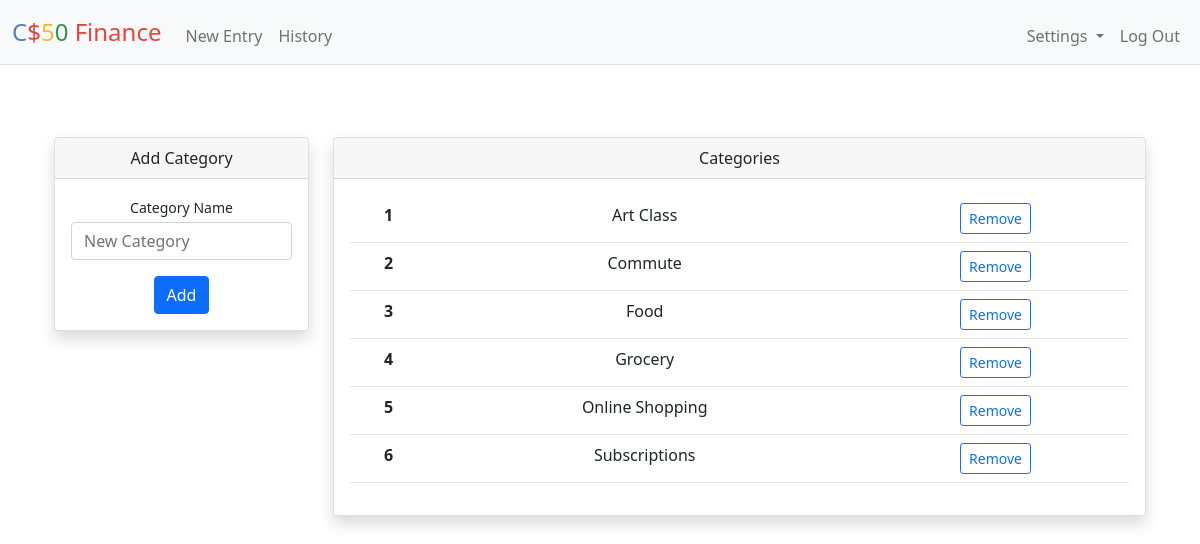
/personal (signed in), run on an earlier commit of the app's database.
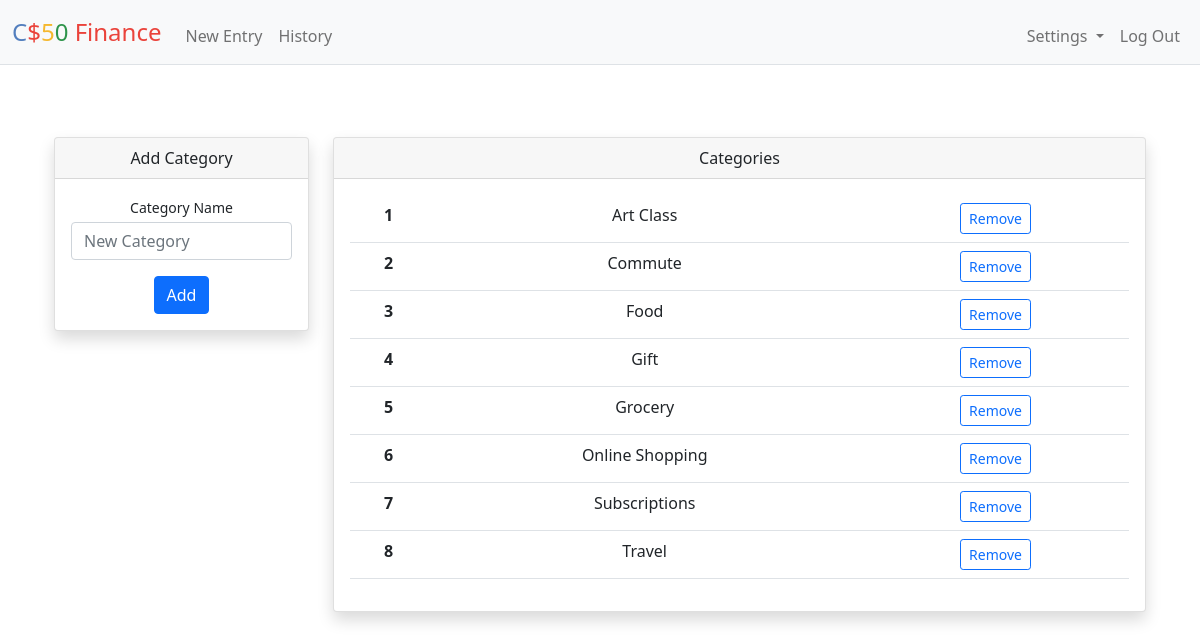
And on a later commit of the database.
### tables this page shows
CREATE TABLE categories (
    id INTEGER PRIMARY KEY AUTOINCREMENT NOT NULL,
    category TEXT NOT NULL,
    user_id INTEGER NOT NULL,
    FOREIGN KEY (user_id) REFERENCES users (id)
);

### app.py (the view)
@app.route("/personal", methods=["GET", "POST"])
@login_required
def personal():
    cat = db.execute("SELECT id, category FROM categories WHERE user_id=?", session["user_id"])
    try:
        cat = pd.DataFrame.from_dict(cat).sort_values(['category']).reset_index()
    except:
        cat = pd.DataFrame.from_dict(cat)
        cat['category'] = None
    if request.method == "POST":
        if 'remove_button' in request.form:
            id = request.form['remove_button']
            db_id = db.execute("SELECT * FROM categories WHERE user_id=? AND id=?", session["user_id"], id)
            if len(db_id) == 0:
                return apology("category doesn't exist", 400)
            db.execute("DELETE FROM categories WHERE user_id=? AND id=?", session["user_id"], id)
            return redirect("/personal")
        elif 'add_button' in request.form:
            if not request.form.get("category"):
                return apology("please add a category", 400)
            print(request.form.get('category'))
            if request.form.get("category") in cat['category'].unique():
                return apology("category already exists", 400)
            db.execute("INSERT INTO categories (category,user_id) VALUES (?,?)"
                        , request.form.get("category"), session["user_id"])
            return redirect("/personal")
        else:
            return apology("illegal entry", 400)
    else:
        cat = cat.to_dict('records')
        return render_template("personal.html", cat=cat)

### app.py (called while the page is built)
@app.after_request
def after_request(response):
    response.headers["Cache-Control"] = "no-cache, no-store, must-revalidate"
    response.headers["Expires"] = 0
    response.headers["Pragma"] = "no-cache"
    return response

### helpers.py (called while the page is built)
def login_required(f):
    @wraps(f)
    def decorated_function(*args, **kwargs):
        if session.get("user_id") is None:
            return redirect("/login")
        return f(*args, **kwargs)
    return decorated_function

### templates/personal.html (shortened to what this page needs)
{% extends "layout.html" %}
{% block main %}
  <div class="container-sm px-4 mt-4">
    <div class="row">
      <div class="col-xl-3">
        <div class="card mb-3 shadow">
          <div class="card-header">Add Category</div>
          <div class="card-body">
            <form action="/personal" method="post">
              <div class="mb-3">
                <label class="small mb-1" for="category">Category Name</label>
                <input class="form-control" id="category" name="category" type="text" placeholder="New Category" required>
              </div>
              <button class="btn btn-primary" type="submit" name="add_button" value="add_button">Add</button>
            </form>
          </div>
        </div>
      </div>
      <div class="col-xl-9">
        <div class="card mb-3 shadow">
          <div class="card-header">Categories</div>
          <div class="card-body">
            <form action="/personal" method="post">
              <table class="table">
                <tbody>
                  {% for item in cat %}
                  <tr>
                  <th scope="row">{{loop.index}}</th>
                  <td>{{item.category|e}}</td>
                  <td>
                    <button type="button" class="btn btn-outline-primary btn-sm" data-bs-toggle="modal" data-bs-target="#refid{{item.id|e}}">Remove</button>
                  </td>
                  </tr>
                  {% endfor %}
                </tbody>
              </table>
            </form>
          </div>
        </div>
      </div>
    </div>
  </div>
{% endblock %}

### templates/layout.html (shortened to what this page needs)
<!DOCTYPE html>
<html lang="en">
  <head>
    <link href="https://cdn.jsdelivr.net/npm/bootstrap@5.1.3/dist/css/bootstrap.min.css" rel="stylesheet">
    <link href="/static/styles.css" rel="stylesheet">
  </head>
  <body>
    <nav class="bg-light navbar navbar-expand-md navbar-light border-bottom">
      <div class="container-fluid">
        <a class="navbar-brand" href="/"><span class="blue">C</span><span class="red">$</span><span class="yellow">5</span><span class="green">0</span> <span class="red">Finance</span></a>
        <div class="collapse navbar-collapse" id="navbar">
          {% if session["user_id"] %}
            <ul class="navbar-nav me-auto mt-2">
              <li class="nav-item"><a class="nav-link" href="/entry">New Entry</a></li>
              <li class="nav-item"><a class="nav-link" href="/history">History</a></li>
            </ul>
            <ul class="navbar-nav ms-auto mt-2">
              <li class="nav-item dropdown">
                <a class="nav-link dropdown-toggle" href="#" role="button" data-bs-toggle="dropdown" aria-expanded="false">
                  Settings
                </a>
              </li>
              <li class="nav-item"><a class="nav-link" href="/logout">Log Out</a></li>
            </ul>
          {% else %}
            <ul class="navbar-nav ms-auto mt-2">
              <li class="nav-item"><a class="nav-link" href="/register">Register</a></li>
              <li class="nav-item"><a class="nav-link" href="/login">Log In</a></li>
            </ul>
          {% endif %}
        </div>
      </div>
    </nav>
    <main class="container-fluid py-5 text-center">
      {% block main %}{% endblock %}
    </main>
  </body>
</html>

### static/styles.css (style rules this page uses)
nav .navbar-brand { font-size: x-large; }
nav .navbar-brand .blue { color: #537fbe; }
nav .navbar-brand .red { color: #ea433b; }
nav .navbar-brand .yellow { color: #f5b82e; }
nav .navbar-brand .green { color: #2e944b; }

What changed in the data, as far as the page shows it:
added categories: category "Gift"
added categories: category "Travel"
